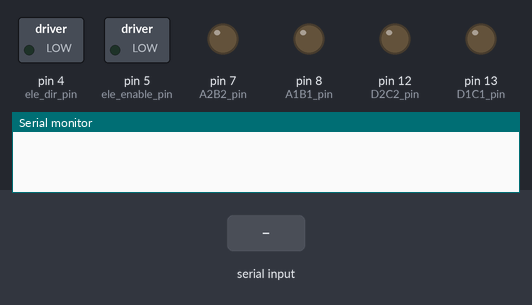
Simulated run of this sketch. Board: Arduino Mega 2560, built with avr-gcc and run on an emulated ATmega2560. Shown: switched loads named in the sketch (green lamp = pin HIGH), output pins drawn as LEDs (lit = HIGH), the last lines printed to the serial monitor. The inputs (shaded band) are chosen by the test bench.

Above: at 1.2 s.
1.3 s: "<ele_lower>" received over the second serial link
At 2.2 s:
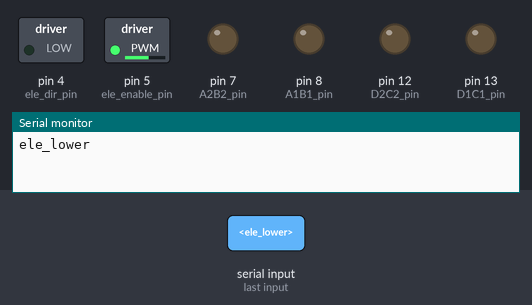
2.8 s: "<ele_raise>" received over the second serial link
At 3.4 s:
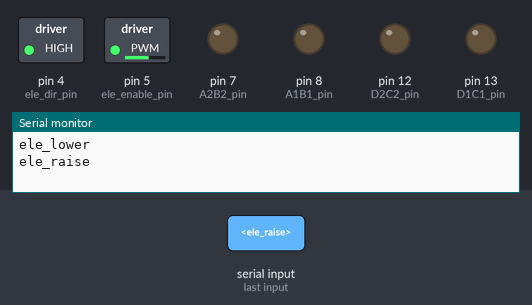
4.3 s: "<ele_stop>" received over the second serial link
At 5.7 s:
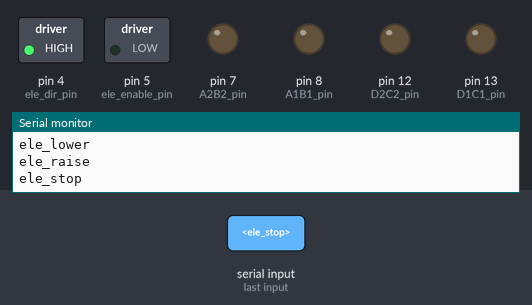
Timing chart, 0 to 7.3 s (numbered marks = the images above; inputs shaded):
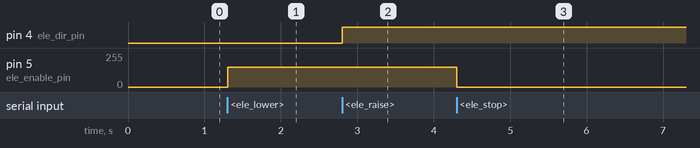

The sketch:

Arduino_Bluetooth_Slave_3JUNE2016.ino
```cpp
//#include <SoftwareSerial.h> // for Bluetooth Serial Comm.
//#include <Servo.h>

//SoftwareSerial mySerial(2,3); // Rx | Tx For Bluetooth

//Servo UpDown; // Gripper
//Servo OpenClose; // Gripper
//Servo took;

const byte numChars = 50;
char receivedChars[numChars];
char tempChars[numChars];

int power; // for Basement motors
int D1C1;
int D2C2;
int A1B1;
int A2B2;
/*
String gp_servo_var; // for data parsing OF GRIPPER
//unsigned long lastUpdate = 0; // For servo motor signals, more efficient
//unsigned long updatePeriod = 50; // For servo motor signals, more efficient
int gp_UpDown_var = 90;
int gp_OpenClose_var = 90;

//----------------------------------------
//----------------------------------------

int UpDown_pin = 9; // for Servo motors of Grippers
int OpenClose_pin = 10;*/

//-----------------------------------------
//-----------------------------------------
//FOR elevator ( ele )
int ele_enable_pin = 5;
int ele_dir_pin = 4;

int ele_enable; // For storing values
int ele_dir;

String ele_var; // For holding data received

//-----------------------------------------
//-----------------------------------------
//-------------------------------------------
/*
String took_var; //HOOK HOOK HOOK

const int took_pin = 11; // for servo with Alan Keys

int took_pos = 160; */

//-------------------------------------------
//-------------------------------------------
//-------------------------------------------

boolean newData = false;

// -------------------------------------------
// Digital OUTPUT
int power_pin = 6;
int D1C1_pin  = 13; // motors for basement
int D2C2_pin  = 12;
int A1B1_pin  = 8;
int A2B2_pin  = 7;
// -------------------------------------------

void setup() {
  //mySerial.begin(38400);
  Serial3.begin(38400); // 14 & 15
  Serial.begin(38400);

  /*UpDown.attach(UpDown_pin); // For Servo motors
  OpenClose.attach(OpenClose_pin);

  UpDown.write(gp_UpDown_var);
  OpenClose.write(gp_OpenClose_var);// FOR SERVO MOTORS GRIPPER*/

  pinMode(power_pin, OUTPUT);
  pinMode(D1C1_pin, OUTPUT);
  pinMode(D2C2_pin, OUTPUT);
  pinMode(A1B1_pin, OUTPUT);
  pinMode(A2B2_pin, OUTPUT);

  pinMode(ele_enable_pin, OUTPUT);
  pinMode(ele_dir_pin, OUTPUT);
/*
  // HOOK PIN PIN PIN HOOK
  took.attach(took_pin);
  took.write(took_pos); //INITIAL POSITION*/
}

void loop() {
  recvWithStartEndMarkers();
  if ( newData == true ) {
    strcpy( tempChars, receivedChars);
    Serial.println(receivedChars);
    parseData();
    outputParsedData();
    newData = false;
  }

}


// -------------------------------------------

void recvWithStartEndMarkers() {
  static boolean recvInProgress = false;
  static byte ndx = 0;
  char startMarker = '<';
  char endMarker = '>';
  char rc;

  while ( Serial3.available() > 0 && newData == false ) {
    rc = Serial3.read();

    if ( recvInProgress == true ) {
      if ( rc != endMarker ) {
        receivedChars[ndx] = rc;
        ndx++;
        if ( ndx >= numChars ) {
          ndx = numChars - 1;
        }
      }
      else {
        receivedChars[ndx] = '\0';
        recvInProgress = false;
        ndx = 0;
        newData = true;
      }
    }
    else if ( rc == startMarker ) {
      recvInProgress = true;
    }
  }
}

void parseData() {

  char * strtokIndx;

  char dummy = tempChars[0];

  if ( (dummy == '1') || (dummy == '0' ) ) {
    strtokIndx = strtok(tempChars, ",");
    power = atoi(strtokIndx);

    strtokIndx = strtok(NULL , ",");
    D1C1 = atoi(strtokIndx);

    strtokIndx = strtok(NULL , ",");
    D2C2 = atoi(strtokIndx);

    strtokIndx = strtok(NULL , ",");
    A1B1 = atoi(strtokIndx);

    strtokIndx = strtok(NULL , ">");
    A2B2 = atoi(strtokIndx);
  }
  /*
  if ( dummy == 'g') { // GRIPPER
    strtokIndx = strtok(tempChars, ">");
    gp_servo_var = (String) strtokIndx;
  }*/

  if ( dummy == 'e') { // ELEVATOR
    strtokIndx = strtok(tempChars, ">");
    ele_var = (String) strtokIndx;
  }
/*
  if ( dummy == 't' ) { // HOOK!!!!!!!!!!!!!!!!!!!!!!
    strtokIndx = strtok(tempChars, ">");
    took_var = (String) strtokIndx;
  }*/
}

//--------------------------------------
// EFFECTOR
void outputParsedData() {

  if ( power > 0 ) {
    analogWrite(power_pin, 180);//ANAlog 90
  }
  else {
    digitalWrite(power_pin, power);
  }

  digitalWrite(D1C1_pin, D1C1);
  digitalWrite(D2C2_pin, D2C2);//-For basement motor
  digitalWrite(A1B1_pin, A1B1);
  digitalWrite(A2B2_pin, A2B2);

  /*
  //unsigned int now = millis();
  //if ( (now - lastUpdate) >= updatePeriod ) {
    if (gp_servo_var == "gp_up" ) {// SERVO OF GRIPPER
      gp_UpDown_var = gp_UpDown_var + 1;
      UpDown.write(gp_UpDown_var);
    }
    else if (gp_servo_var == "gp_down") {
      gp_UpDown_var = gp_UpDown_var - 1;
      UpDown.write(gp_UpDown_var);
    }
    else if (gp_servo_var == "gp_open") {
      gp_OpenClose_var = gp_OpenClose_var + 1;
      OpenClose.write(gp_OpenClose_var);
    }
    else if (gp_servo_var == "gp_close") {
      gp_OpenClose_var = gp_OpenClose_var - 1;
      OpenClose.write(gp_OpenClose_var);
    }
    else if (gp_servo_var == "gp_remain") {
    }
    //lastUpdate = millis();
  //}

    // HOOK SERVO HOOK SERVO HOOK SERVO HOOK SERVO
  if ( took_var == "took_up" ) {
    took_pos = took_pos + 1;
    took.write(took_pos);
  }
  if ( took_var == "took_down") {
    took_pos = took_pos - 1;
    took.write(took_pos);
  }
  */

  // ELEVATOR
  if (ele_var == "ele_lower") {
    analogWrite(ele_enable_pin, 150); // ANAlog 127
    digitalWrite(ele_dir_pin, 0);
  }
  else if (ele_var == "ele_raise") {
    analogWrite(ele_enable_pin, 150); // ananlog127
    digitalWrite(ele_dir_pin, 1);
  }
  else if (ele_var == "ele_stop") {
    analogWrite(ele_enable_pin, 0); // analog 0
  }


}
```

Measured:
- after the input at 1.3 s, pin 5 (ele_enable_pin): 0/255 → 150/255 at once
- after the input at 2.8 s, pin 4 (ele_dir_pin): LOW → HIGH at once
- after the input at 4.3 s, pin 5 (ele_enable_pin): 150/255 → 0/255 at once
